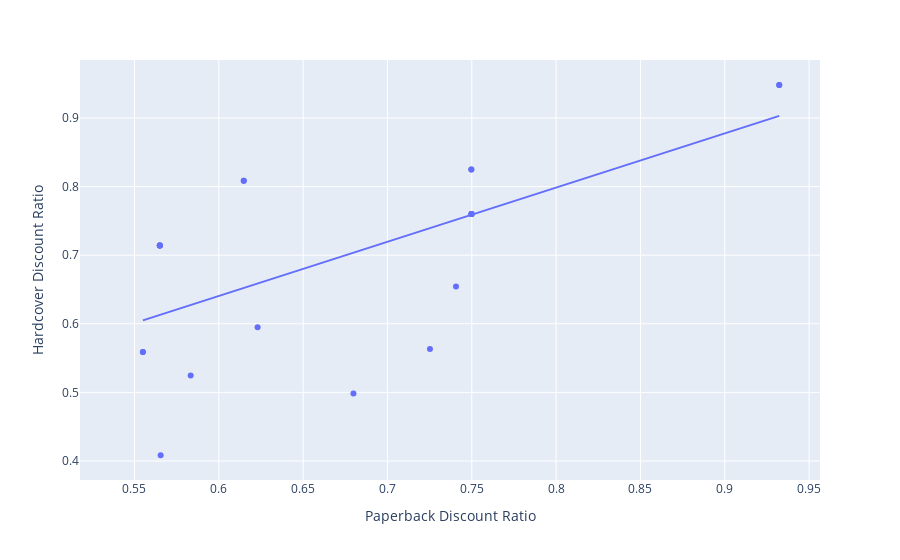

This figure's notebook cell:
### Code cell
fig = px.scatter(book_data_valid, x="Paperback Discount Ratio", y="Hardcover Discount Ratio", trendline="ols")
fig.show()

### Figure 1 — Plotly figure (JSON) as saved in the notebook; plotly's stock layout.template omitted (floating-point values rounded to 4 significant figures)
{"data": [{"hovertemplate": "Paperback Discount Ratio=%{x}<br>Hardcover Discount Ratio=%{y}<extra></extra>", "legendgroup": "", "marker": {"color": "#636efa", "symbol": "circle"}, "mode": "markers", "name": "", "orientation": "v", "showlegend": false, "type": "scatter", "x": [0.5655, 0.5419, null, null, 0.6479, null, 0.555, null, 0.7252, 0.9323, null, null, null, null, null, 0.7499, 0.555, 0.7337, 0.6798, 0.565, 0.9323, null, null, null, null, 0.565, null, null, null, 0.7499, null, 0.7499, null, null, null, 0.7497, null, null, null, 0.5419, 0.7497, 0.6479, null, null, null, null, null, 0.6148, null, null, 0.5833, 0.6148, 0.623, 0.6218, null, 0.565, null, null, null, null, null, 0.6479, null, null, null, null, 0.7406, 0.7499, 0.565, 0.771, null], "xaxis": "x", "y": [0.4083, null, null, 0.4538, null, 0.6596, 0.5589, null, 0.5633, 0.948, 0.5182, null, null, 0.7824, 0.9485, 0.7599, 0.5589, null, 0.4983, 0.714, 0.948, 0.7824, 0.7824, 0.5657, 0.5225, 0.714, null, null, null, 0.7599, null, 0.7599, 0.7824, 0.7824, null, 0.8249, null, null, null, null, 0.8249, null, 0.5907, null, null, null, null, 0.8086, null, null, 0.5246, 0.8086, 0.5948, null, null, 0.714, null, null, null, null, null, null, null, null, null, null, 0.6544, 0.7599, 0.714, null, null], "yaxis": "y"}, {"hovertemplate": "<b>OLS trendline</b><br>Hardcover Discount Ratio = 0.790039 * Paperback Discount Ratio + 0.166534<br>R<sup>2</sup>=0.415535<br><br>Paperback Discount Ratio=%{x}<br>Hardcover Discount Ratio=%{y} <b>(trend)</b><extra></extra>", "legendgroup": "", "marker": {"color": "#636efa", "symbol": "circle"}, "mode": "lines", "name": "", "showlegend": false, "type": "scatter", "x": [0.555, 0.555, 0.565, 0.565, 0.565, 0.565, 0.5655, 0.5833, 0.6148, 0.6148, 0.623, 0.6798, 0.7252, 0.7406, 0.7497, 0.7497, 0.7499, 0.7499, 0.7499, 0.7499, 0.9323, 0.9323], "xaxis": "x", "y": [0.605, 0.605, 0.6129, 0.6129, 0.6129, 0.6129, 0.6133, 0.6274, 0.6523, 0.6523, 0.6587, 0.7036, 0.7395, 0.7517, 0.7589, 0.7589, 0.759, 0.759, 0.759, 0.759, 0.9031, 0.9031], "yaxis": "y"}], "layout": {"legend": {"tracegroupgap": 0}, "margin": {"t": 60}, "xaxis": {"anchor": "y", "domain": [0, 1], "title": {"text": "Paperback Discount Ratio"}}, "yaxis": {"anchor": "x", "domain": [0, 1], "title": {"text": "Hardcover Discount Ratio"}}}}
